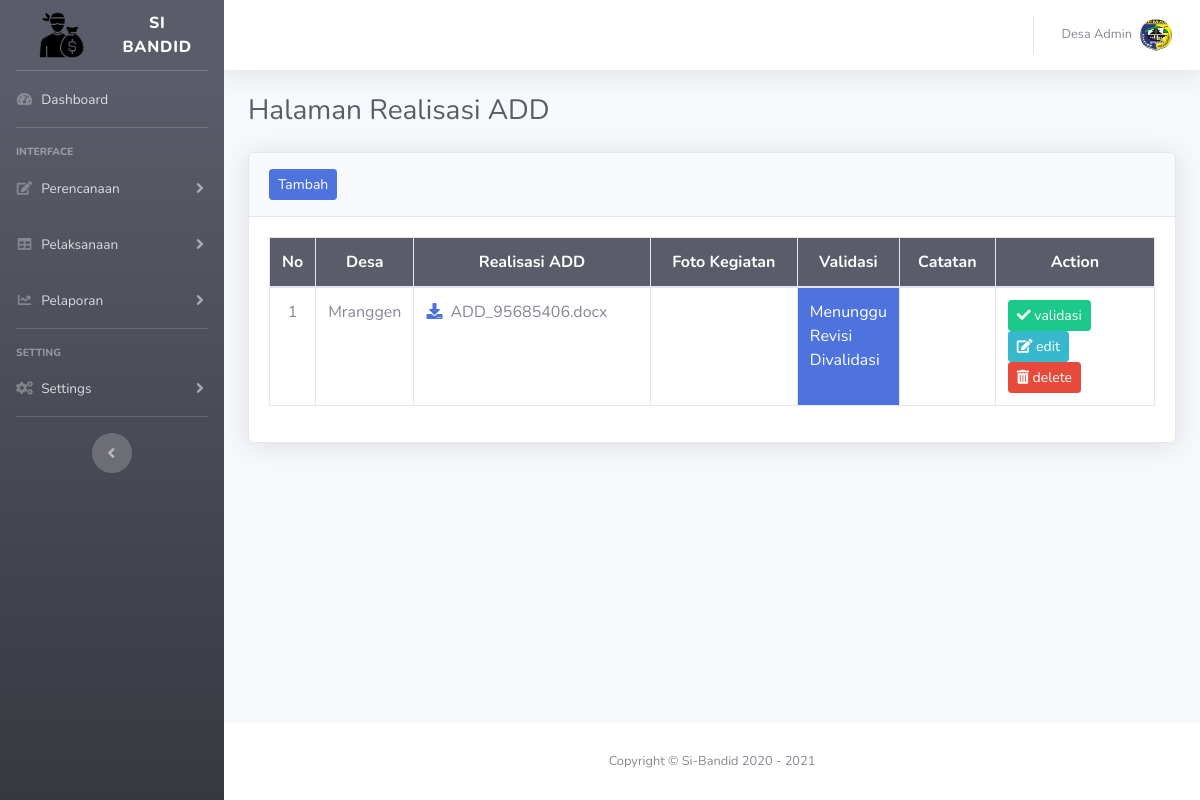
The app's page /index.php?page=p_add (signed in) with its own data.
### tables this page shows
CREATE TABLE `tb_realisasi_add` (
  `id_realisasi_add` int(11) NOT NULL,
  `realisasi_add` varchar(100) NOT NULL,
  `foto_add_1` varchar(100) NOT NULL,
  `foto_add_2` varchar(100) NOT NULL,
  `foto_add_3` varchar(100) NOT NULL,
  `foto_add_4` varchar(100) NOT NULL,
  `id_user` int(11) NOT NULL,
  `tahun` year(4) NOT NULL,
  `validasi` varchar(50) NOT NULL,
  `catatan` text NOT NULL
);

CREATE TABLE `tb_user` (
  `id_user` int(11) NOT NULL,
  `username` varchar(50) NOT NULL,
  `password` varchar(255) NOT NULL,
  `nama_user` varchar(50) NOT NULL,
  `level` enum('admin','user') NOT NULL
);

### page/pelaksanaan/add/p_add.php (the view, shortened to what this page needs)
<h1 class="h3 mb-4 text-gray-800">Halaman Realisasi ADD</h1>
<div class="card shadow mb-4">
  <div class="card-header py-3">
    <a href="#" class="btn btn-sm btn-primary" data-toggle="modal" data-target="#add_p_addModal">Tambah</a>
  </div>
  <div class="card-body">
    <div class="table-responsive">
      <table class="table table-bordered" id="dataTable" width="100%" cellspacing="0">
        <thead class="bg-dark text-white">
          <tr>
            <th width="3%" class="text-center align-middle">No</th>
            <th width="5%" class="text-center  align-middle">Desa</th>
            <th class="text-center  align-middle">Realisasi ADD</th>
            <th class="text-center  align-middle">Foto Kegiatan</th>
            <th width="5%" class="text-center  align-middle">Validasi</th>
            <th class="text-center  align-middle">Catatan</th>
            <th width="18%" class="text-center  align-middle">Action</th>
          </tr>
        </thead>
        <tbody>
          <?php
          include "asset/inc/config.php";
          $tahun = $_SESSION['tahun'];
          if ($_SESSION['level']=="admin") {
             $query = "SELECT * FROM tb_realisasi_add
                      INNER JOIN tb_user ON tb_realisasi_add.id_user = tb_user.id_user AND tahun='$tahun' ORDER BY id_realisasi_add DESC";
            $result = mysqli_query($koneksi, $query);
          }
            $no = 1;
            while($data = mysqli_fetch_assoc($result))
            {
            ?>
          <tr>
            <td class="text-center"><?php echo "$no"; ?></td>
            <td><?php echo $data['nama_user']; ?></td>
            <td>
              <a href="page/pelaksanaan/add/file/add/<?php echo $data['realisasi_add']; ?>">
              <i class="fas fa-download" id="downloadadd">&nbsp;&nbsp;</i></a><?php echo $data['realisasi_add']; ?>
            </td>
            <td>
               <br>
            </td>
            <?php
              $validasi = $data['validasi'];
              $jumlah_karakter    =strlen($validasi);
              if ($jumlah_karakter == 6) {
              $color = "class='bg-danger text-white';";
              }
              elseif ($jumlah_karakter == 8){
              $color = "class='bg-success text-white';";
              }
              elseif ($jumlah_karakter == 17){
              $color = "class='bg-info text-white';";
              }
              elseif ($jumlah_karakter ){
              $color = "class='bg-primary text-white';";
              }
              ?>
            <td <?= $color ?> ><?php echo $validasi; ?></td>
            <td><?php echo $data['catatan']; ?></td>
            <td>
              <?php
                if ($_SESSION['level']=="admin") {
                 echo ''?> <a href="#" class="btn btn-sm btn-success validasi" data-toggle="modal" data-target="#p_addModal"
                      data-idrealisasi_add="<?php echo $data["id_realisasi_add"];?>"
                      data-valid="<?php echo $data["validasi"];?>"
                      data-catat="<?php echo $data["catatan"];?>"
                      ><i class="fas fa-check"></i> validasi</a>
                <?php  ;
                }else{
                 echo '';
                }
               ?>
              <a href="#" class="btn btn-sm btn-info edit" data-toggle="modal" data-target="#edit_p_addModal"
              data-id_realisasi_add="<?php echo $data['id_realisasi_add'];?>"
              data-fotoadd1="<?php echo $data['foto_add_1'];?>"
              data-fotoadd2="<?php echo $data['foto_add_2'];?>"
              data-fotoadd3="<?php echo $data['foto_add_3'];?>"
              data-fotoadd4="<?php echo $data['foto_add_4'];?>"
              ><i class="fas fa-edit"></i> edit</a>
              <a href="page/pelaksanaan/add/hapus.php?id_realisasi_add=<?php echo $data['id_realisasi_add'];?>" onclick="return confirm('Yakin Hapus?')" class="btn btn-sm btn-danger"><i class="fas fa-trash-alt"></i> delete</a>
            </td>
          </tr>
          <?php
          $no++;
          }
          ?>
        </tbody>
      </table>
    </div>
  </div>
</div>

### records on screen
tb_realisasi_add: id_user.nama_user "Mranggen", realisasi_add "ADD_95685406.docx", validasi "Menunggu Revisi Divalidasi"

### other values on screen
$_SESSION['nama_user'] "Admin"
